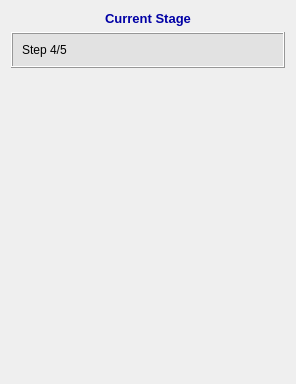
<?xml version="1.0" encoding="UTF-8"?>
<ui version="4.0">
 <class>QInteractorStyleRuler</class>
 <widget class="QWidget" name="QInteractorStyleRuler">
  <property name="geometry">
   <rect>
    <x>0</x>
    <y>0</y>
    <width>296</width>
    <height>384</height>
   </rect>
  </property>
  <property name="windowTitle">
   <string>Ruler</string>
  </property>
  <layout class="QVBoxLayout" name="verticalLayout">
   <item>
    <widget class="QLabel" name="label_27">
     <property name="font">
      <font>
       <pointsize>10</pointsize>
       <weight>75</weight>
       <bold>true</bold>
      </font>
     </property>
     <property name="text">
      <string>&lt;html&gt;&lt;head/&gt;&lt;body&gt;&lt;p&gt;&lt;span style=&quot; color:#0000a5;&quot;&gt;Current Stage&lt;/span&gt;&lt;/p&gt;&lt;/body&gt;&lt;/html&gt;</string>
     </property>
     <property name="alignment">
      <set>Qt::AlignCenter</set>
     </property>
    </widget>
   </item>
   <item>
    <widget class="QFrame" name="frame_7">
     <property name="minimumSize">
      <size>
       <width>0</width>
       <height>0</height>
      </size>
     </property>
     <property name="font">
      <font>
       <family>Arial</family>
       <pointsize>10</pointsize>
      </font>
     </property>
     <property name="styleSheet">
      <string notr="true">background-color: rgb(226, 226, 226)</string>
     </property>
     <property name="frameShape">
      <enum>QFrame::Box</enum>
     </property>
     <property name="frameShadow">
      <enum>QFrame::Raised</enum>
     </property>
     <property name="lineWidth">
      <number>1</number>
     </property>
     <layout class="QVBoxLayout" name="verticalLayout_16">
      <property name="spacing">
       <number>7</number>
      </property>
      <item>
       <layout class="QVBoxLayout" name="verticalLayout_17">
        <property name="spacing">
         <number>7</number>
        </property>
        <item>
         <layout class="QHBoxLayout" name="horizontalLayout_13">
          <item>
           <widget class="QLabel" name="label_28">
            <property name="font">
             <font>
              <family>Arial</family>
             </font>
            </property>
            <property name="text">
             <string>Step 4/5</string>
            </property>
           </widget>
          </item>
         </layout>
        </item>
       </layout>
      </item>
     </layout>
    </widget>
   </item>
   <item>
    <spacer name="verticalSpacer_2">
     <property name="orientation">
      <enum>Qt::Vertical</enum>
     </property>
     <property name="sizeHint" stdset="0">
      <size>
       <width>20</width>
       <height>288</height>
      </size>
     </property>
    </spacer>
   </item>
  </layout>
 </widget>
 <resources/>
 <connections/>
</ui>
